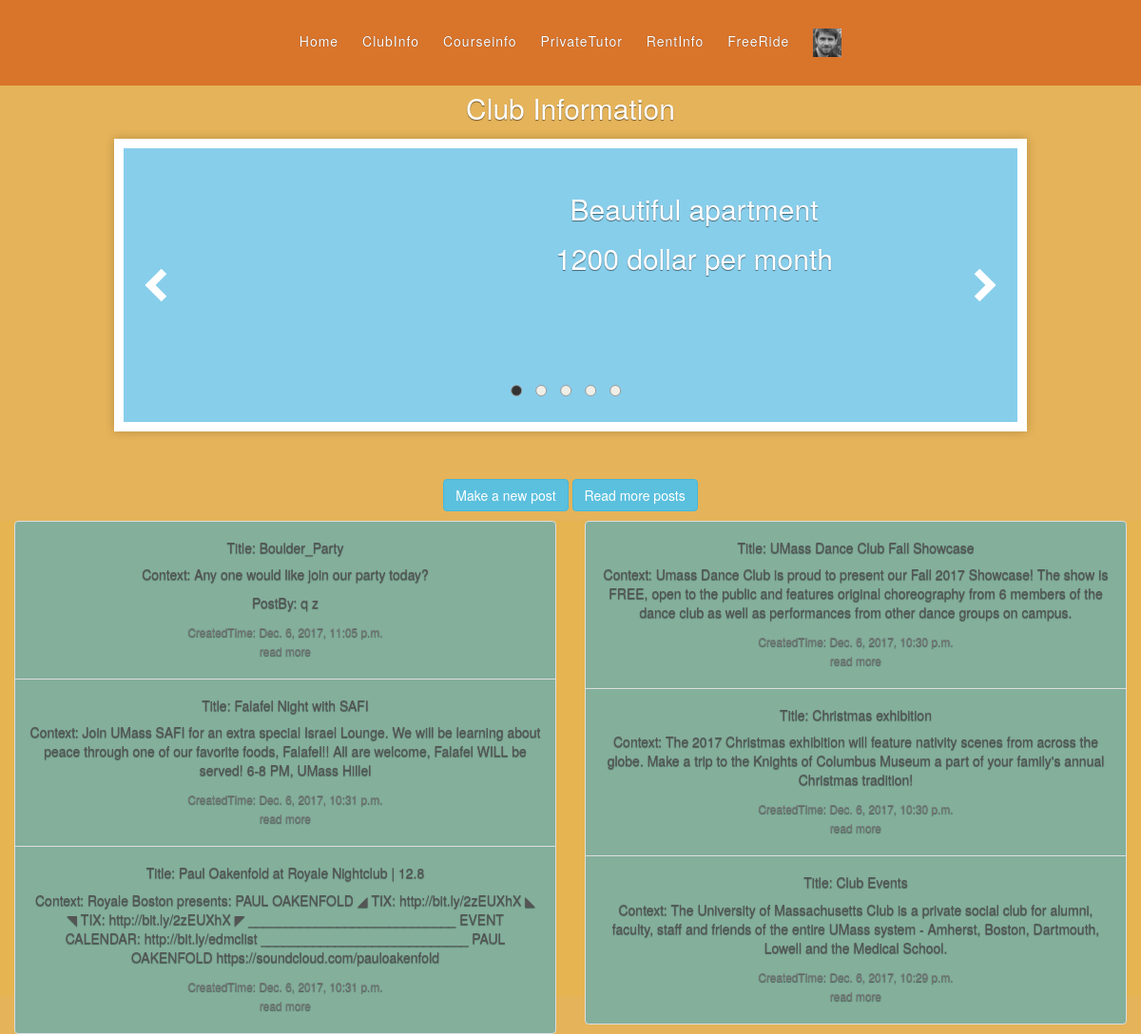
/InfoTrack/clubinfo/ (signed in), run on the app's committed database.
### InfoTrack/models.py (models this page shows, shortened)
class Post(models.Model):
    title = models.CharField(max_length = 200, help_text ="Your post title.",blank = True)
    context = models.TextField(help_text ="What is in your mind?",blank = True)
    time = models.DateTimeField(auto_now_add = True)
    image = models.ImageField(upload_to='profile_image', blank=True)
    video = models.URLField(blank=True)
    user = models.ForeignKey(User, null=True)
    TYPE_OF_POST = (
        ("---","---"),
        ('clubinfo', 'ClubInfo'),
        ('courseinfo', 'CourseInfo'),
        ('lookforride', 'FreeRide'),
        ('tutor', 'TutorInfo'),
        ('rent', 'RentInfo')
    )
    PostType = models.CharField(max_length=50, choices=TYPE_OF_POST, default='---')
    class Meta:
        ordering = ["time"]

### InfoTrack/views.py (the view)
@login_required
def clubinfo(request):
    try:
        posts = Post.objects.filter(PostType='clubinfo').order_by('-time')[:6]
        latests = Post.objects.all().order_by('-time')[:5]
    except Post.DoesNotExist:
        raise Http404("Post does not exist")
    args ={
        'posts0' : posts[0],
        'posts1' : posts[1],
        'posts2' : posts[2],
        'posts3' : posts[3],
        'posts4' : posts[4],
        'posts5' : posts[5],
        'latests0' : latests[0],
        'latests1' : latests[1],
        'latests2' : latests[2],
        'latests3' : latests[3],
        'latests4' : latests[4]
        }
    return render(
        request,
        'sections/clubinfo.html',
        args
        )

### InfoTrack/templates/sections/clubinfo.html (shortened to what this page needs)
{% extends "base.html" %}
{%block latests0%}
<br>
<a href="{% url 'InfoTrack:post_detail' pk=latests0.pk %}">
<div class="container" align = "center">
      <p>{{ latests0.title }}</p >
      <p>{{ latests0.context }}</p >
</div>
</a>
{%endblock%}
{%block latests1%}
<br>
{%endblock%}
<p>{%block section%}Club Information {%endblock%}</p>
<h5>{% block post_title1%} {{ posts0.title }} {%endblock%}</h5>
<small>{% block post_day1%} {{ posts0.time }} {%endblock%}</small>
<p>{% block post_context1%} {{ posts0.context }} {%endblock%}</p >
<p>{%block post_user1%}{{ posts0.user.get_full_name }}{%endblock%}</p>
<h5>{% block post_title2%} {{ posts1.title }} {%endblock%}</h5>
<small>{% block post_day2%} {{ posts1.time }} {%endblock%}</small>
<p>{% block post_context2%} {{ posts1.context }} {%endblock%}</p >
<h5>{% block post_title3%} {{ posts2.title }} {%endblock%}</h5>
<small>{% block post_day3%} {{ posts2.time }} {%endblock%}</small>
<p>{% block post_context3%} {{ posts2.context }} {%endblock%}</p >
<h5>{% block post_title4%} {{ posts3.title }} {%endblock%}</h5>
<small>{% block post_day4%} {{ posts3.time }} {%endblock%}</small>
<p>{% block post_context4%} {{ posts3.context }} {%endblock%}</p >
<h5>{% block post_title5%} {{ posts4.title }} {%endblock%}</h5>
<small>{% block post_day5%} {{ posts4.time }} {%endblock%}</small>
<p>{% block post_context5%} {{ posts4.context }} {%endblock%}</p >
<h5>{% block post_title6%} {{ posts5.title }} {%endblock%}</h5>
<small>{% block post_day6%} {{ posts5.time }} {%endblock%}</small>
<p>{% block post_context6%} {{ posts5.context }} {%endblock%}</p >

### InfoTrack/templates/base.html (shortened to what this page needs)
<!DOCTYPE html>
<html lang="en">
<head>
<link rel="stylesheet" href="https://maxcdn.bootstrapcdn.com/bootstrap/3.3.7/css/bootstrap.min.css">
{%load static%}
<link href="{% static 'css/base_test_style.css' %}" rel="stylesheet">
<link rel="stylesheet" href="../static/css/base_test_style.css">
</head>
<body>
<div class="site-wrapper-inner">
  <div class="inner">
    <nav class="nav nav-masthead">
      <a class="nav-link active" href="{% url 'InfoTrack:homepage' %}">Home</a>
    	<a class="nav-link active" href="{% url 'InfoTrack:clubinfo' %}">ClubInfo</a>
    	<a class="nav-link active" href="{% url 'InfoTrack:courseinfo' %}">Courseinfo</a>
    	<a class="nav-link active" href="{% url 'InfoTrack:privatetutor' %}">PrivateTutor</a>
    	<a class="nav-link active" href="{% url 'InfoTrack:rentinfo' %}">RentInfo</a>
    	<a class="nav-link active" href="{% url 'InfoTrack:freeride' %}">FreeRide</a>
          <body>
          <div class="dropdown">
            <a href=" " class="nav-toggle-btn"> <img src="{% static 'css/tim-face.jpg' %}" height="30" width="30"> </a >
          </div>
        </body>
    </nav>
  </div>
</div>
<div class="outer-wrapper">
  <div style="font-size: 30px;"><br>
    <p>
    {%block section%}{% endblock %}
    </p>
  </div>
  <div class="s-wrap s-type-1" role="slider" style="height: 50px;">
    <ul class="s-content">
      <div class="s-item" style="font-size: 30px; background-color: skyblue">
        <div class="col-sm-6">
          {%block latests0%}
          {%endblock%}
        </div>
      </div>
	  <div class="s-item" style="font-size: 30px; background-color: skyblue">
      <div class="col-sm-6">
        {%block latests1%}
        {%endblock%}
      </div>
	  </div>
    </ul>
    <div class="s-control">
      <label class="s-c-1" for="s-1"></label>
      <label class="s-c-2" for="s-2"></label>
      <label class="s-c-3" for="s-3"></label>
      <label class="s-c-4" for="s-4"></label>
      <label class="s-c-5" for="s-5"></label>
    </div>
    <div class="s-nav">
      <label class="s-nav-1 right" for="s-2"></label>
      <label class="s-nav-1 left" for="s-5"></label>
    </div>
  </div>
</div>
<div class= "center-block">
  <p> <button type="button" class="btn btn-info"><a href = "{% url 'InfoTrack:add_post' %}">Make a new post</a></button>
    <button type="button" class="btn btn-info"><a href = "{% url 'InfoTrack:post_list' %}">Read more posts</a></button>
  </p>
</div>
  <div class="information_section center-block">
	<div class="col-sm-6 center-block">
		<a href="{% url 'InfoTrack:post_detail' pk=posts0.pk %}" class="list-group-item list-group-item-action flex-column align-items-start">
                    <div class="d-flex w-100 justify-content-between">
                      <h5 class="mb-1" block h5>Title: {%block post_title1%}{%endblock%}</h5>
                    </div>
                    <p class="mb-1">Context: {%block post_context1%}{%endblock%} </p>
                    <p class="mb-1">PostBy: {%block post_user1%}{%endblock%} </p>
                    <small class="text-muted">CreatedTime: {%block post_day1%}{%endblock%}</small>
                    <p><small class="text-muted">read more</small></p>
                  </a>
                  <a href="{% url 'InfoTrack:post_detail' pk=posts1.pk %}" class="list-group-item list-group-item-action flex-column align-items-start">
                    <div class="d-flex w-100 justify-content-between">
                      <h5 class="mb-1" block h5>Title: {%block post_title2%}{%endblock%}</h5>
                    </div>
                    <p class="mb-1">Context: {%block post_context2%}{%endblock%}</p>
                    <small class="text-muted">CreatedTime: {%block post_day2%}{%endblock%}</small>
                    <p><small class="text-muted">read more</small></p>
                  </a>
                  <a href="{% url 'InfoTrack:post_detail' pk=posts2.pk %}" class="list-group-item list-group-item-action flex-column align-items-start">
                    <div class="d-flex w-100 justify-content-between">
                      <h5 class="mb-1" block h5>Title: {%block post_title3%}{%endblock%}</h5>
                    </div>
                    <p class="mb-1">Context: {%block post_context3%}{%endblock%}</p>
                    <small class="text-muted">CreatedTime: {%block post_day3%}{%endblock%}</small>
                  <p><small class="text-muted">read more</small></p>
                  </a>
	</div>
  <div class="col-sm-6 center-block">
                   <a href="{% url 'InfoTrack:post_detail' pk=posts3.pk %}" class="list-group-item list-group-item-action flex-column align-items-start">
                    <div class="d-flex w-100 justify-content-between">
                      <h5 class="mb-1" block h5>Title: {%block post_title4%}{%endblock%}</h5>
                    </div>
                    <p class="mb-1">Context: {%block post_context4%}{%endblock%}</p>
                    <small class="text-muted">CreatedTime: {%block post_day4%}{%endblock%}</small>
                  <p><small class="text-muted">read more</small></p>
                  </a>
                   <a href="{% url 'InfoTrack:post_detail' pk=posts4.pk %}" class="list-group-item list-group-item-action flex-column align-items-start">
                    <div class="d-flex w-100 justify-content-between">
                      <h5 class="mb-1" block h5>Title: {%block post_title5%}{%endblock%}</h5>
                    </div>
                    <p class="mb-1">Context: {%block post_context5%}{%endblock%}</p>
                    <small class="text-muted">CreatedTime: {%block post_day5%}{%endblock%}</small>
                  <p><small class="text-muted">read more</small></p>
                  </a>
                   <a href="{% url 'InfoTrack:post_detail' pk=posts5.pk %}" class="list-group-item list-group-item-action flex-column align-items-start">
                    <div class="d-flex w-100 justify-content-between">
                      <h5 class="mb-1" block h5>Title: {%block post_title6%}{%endblock%}</h5>
                    </div>
                    <p class="mb-1">Context: {%block post_context6%}{%endblock%}</p>
                    <small class="text-muted">CreatedTime: {%block post_day6%}{%endblock%}</small>
                  <p><small class="text-muted">read more</small></p>
                  </a>
  </div>
</div>
</body>
</html>

### InfoTrack/static/css/base_test_style.css (style rules this page uses)
a, a:focus, a:hover { color: #fff; }
html, body { height: 100%; background-color: rgba(230,180,80,1.00) }
body { color: #fff; text-align: center; text-shadow: 0 .05rem .1rem rgba(0,0,0,.5); }
.inner { word-spacing: 20px; letter-spacing: 1px; position: fixed; padding: 3rem; background-color: rgba(217, 116, 43, 1.00); width: 100%; z-index: 100; }
.information_section { background-color: rgba(230, 180, 80, 1.00); height: 500px; }
.site-wrapper-inner { display: table-cell; vertical-align: top; }
.list-group-item { background-color:rgba(131,175,155,1.00); }
*, *::before, *::after { box-sizing: border-box; }
body { margin: 0; padding: 0; background-color: rgba(229,179,89,1.00); }
.outer-wrapper { width: 80%; margin: 50px auto; }
.s-wrap { width: 100%; height: 100%; margin-bottom: 50px; padding-bottom: 30%; position: relative; border: 10px solid #fff; background-color: #efefe8; box-shadow: 0 0 10px rgba(0, 0, 0, 0.2); overflow: hidden; }
.s-wrap .s-content { margin: 0; padding: 0; position: absolute; top: 0; left: 0; width: 500%; height: 100%; font-size: 0; list-style: none; transition: transform 1s; }
.s-wrap .s-item { display: inline-block; width: 20%; height: 100%; background-repeat: no-repeat; background-size:auto; }
.s-type-1 .s-control { position: absolute; bottom: 18px; left: 50%; text-align: center; transform: translateX(-50%); transition-timing-function: ease-out; }
.s-type-1 .s-control > label[class^="s-c-"] { display: inline-block; width: 12px; height: 12px; margin-right: 10px; border-radius: 50%; border: 1px solid #999; background-color: #efefe8; cursor: pointer; }
.s-type-1 .s-nav label { display: none; position: absolute; top: 50%; padding: 5px 10px; transform: translateY(-50%); cursor: pointer; }
.s-type-1 .s-nav label::before, .s-type-1 .s-nav label::after { content: ""; display: block; width: 8px; height: 24px; background-color: #fff; }
.s-type-1 .s-nav label::before { margin-bottom: -12px; }
.s-type-1 .s-nav label.left { left: 20px; }
.s-type-1 .s-nav label.left::before { transform: rotate(45deg); }
.s-type-1 .s-nav label.left::after { transform: rotate(-45deg); }
.s-type-1 .s-nav label.right { right: 20px; }
.s-type-1 .s-nav label.right::before { transform: rotate(-45deg); }
.s-type-1 .s-nav label.right::after { transform: rotate(45deg); }
.s-type-1 #s-1:checked ~ .s-content { transform: translateX(0%); }
.s-type-1 #s-1:checked ~ .s-control .s-c-1 { background-color: #333; }
.s-type-1 #s-1:checked ~ .s-nav .s-nav-1 { display: block; }
div { box-sizing: border-box; }

### InfoTrack/templates/base.html (style rules this page uses)
.dropdown { position: relative; display: inline-block; }

### data on the page
Post: title "Beautiful apartment", context "1200 dollar per month"
Post: title "Boulder_Party", context "Any one would like join our party today?", user.get_full_name "q z", time "Dec. 6, 2017, 11:05 p.m."
Post: title "Falafel Night with SAFI", context "Join UMass SAFI for an extra special Israel Lounge. We will be learning about peace through one of our favorite foods, Falafel!! All are welcome, Falafel WILL be served! 6-8 PM, UMass Hillel", time "Dec. 6, 2017, 10:31 p.m."
Post: title "Paul Oakenfold at Royale Nightclub | 12.8", context "Royale Boston presents: PAUL OAKENFOLD ◢ TIX: http://bit.ly/2zEUXhX ◣ ◥ TIX: http://bit.ly/2zEUXhX ◤ ____________________________ EVENT CALENDAR: http://bit.ly/edmclist ____________________________ PAUL OAKENFOLD https://soundcloud.com/pauloakenfold", time "Dec. 6, 2017, 10:31 p.m."
Post: title "UMass Dance Club Fall Showcase", context "Umass Dance Club is proud to present our Fall 2017 Showcase! The show is FREE, open to the public and features original choreography from 6 members of the dance club as well as performances from other dance groups on campus.", time "Dec. 6, 2017, 10:30 p.m."
Post: title "Christmas exhibition", context "The 2017 Christmas exhibition will feature nativity scenes from across the globe. Make a trip to the Knights of Columbus Museum a part of your family's annual Christmas tradition!", time "Dec. 6, 2017, 10:30 p.m."
Post: title "Club Events", context "The University of Massachusetts Club is a private social club for alumni, faculty, staff and friends of the entire UMass system - Amherst, Boston, Dartmouth, Lowell and the Medical School.", time "Dec. 6, 2017, 10:29 p.m."
